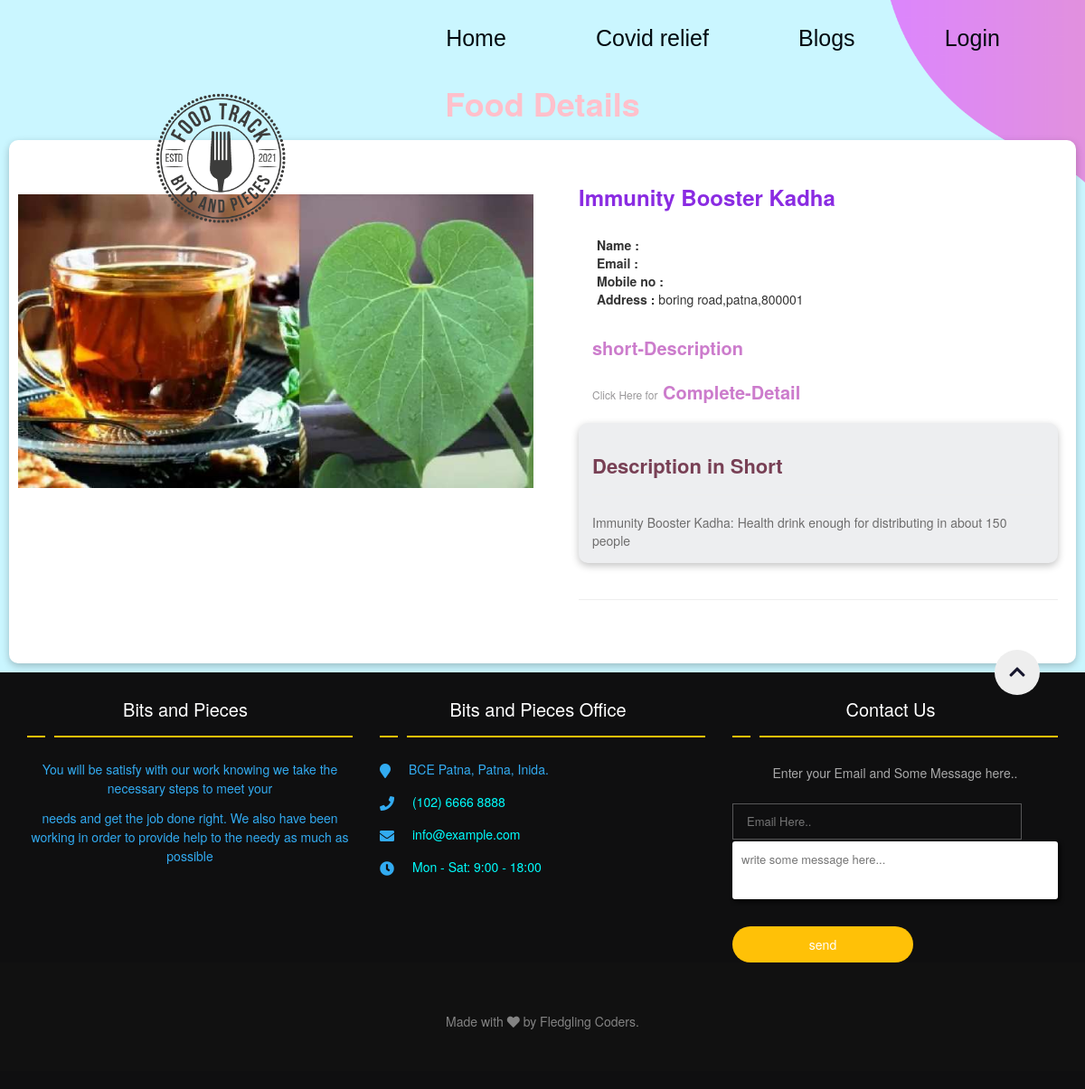
The app's page /food_details.php?id=7 with its own data.
### tables this page shows
CREATE TABLE `posts` (
  `id` int(11) NOT NULL,
  `user_id` int(11) NOT NULL,
  `dType_id` int(11) NOT NULL,
  `objectName` varchar(255) NOT NULL,
  `objectImg` blob NOT NULL,
  `quantity` int(11) NOT NULL,
  `shrt_desc` mediumtext NOT NULL,
  `comp_desc` longtext NOT NULL,
  `status` int(11) NOT NULL DEFAULT 1,
  `createdAt` timestamp NOT NULL DEFAULT current_timestamp(),
  `duration` varchar(10) NOT NULL
);

CREATE TABLE `userdetails` (
  `id` int(11) NOT NULL,
  `userId` int(11) NOT NULL,
  `profilePic` blob NOT NULL,
  `alt_phn_no` bigint(20) NOT NULL,
  `pincode` bigint(20) NOT NULL,
  `city` varchar(255) NOT NULL,
  `state` varchar(255) NOT NULL,
  `address` varchar(255) NOT NULL,
  `area` varchar(255) NOT NULL,
  `landMark` varchar(255) NOT NULL,
  `createdAt` timestamp NOT NULL DEFAULT current_timestamp() ON UPDATE current_timestamp(),
  `status` int(11) NOT NULL DEFAULT 1
);

### food_details.php (the view, shortened to what this page needs)
<?php
include('assets/SecondHeader.php');
?>
<div class="breadcrumb-section section bg-black pt-75 pb-75 pt-sm-55 pb-sm-55 pt-xs-45 pb-xs-45">
    <div class="container">
        <div class="row align-items-center">
            <div class="col-md-12">
                <div class="breadcrumb-title">
                    <h2 style=" font-size: 36px; font-weight: 700;color: pink;text-align: left;">Food Details</h2>
                </div>
            </div>
        </div>
    </div>
</div>
<div class="product-section section pt-100 pt-lg-80 pt-md-70 pt-sm-60 pt-xs-50  pb-50 pb-lg-30 pb-md-20 pb-sm-10 pb-xs-0"
    style="padding:10px;background-color:white;margin:10px;border-radius:10px;box-shadow: rgba(0, 0, 0, 0.24) 0px 3px 8px;">
    <div class="container">
        <div class="row">
            <div class="col-lg-12">
                <div class="row">
                    <?php
                    $sql = "SELECT * FROM `posts` WHERE id='" . $_GET['id'] . "'";
                    $query = mysqli_query($conn, $sql);
                    $row = mysqli_fetch_assoc($query);
                    $path = "images/posts/" . $row['objectImg'];
                    $user_id = $row['user_id'];
                    $userSql = "SELECT * FROM `registeredusers` WHERE id='$user_id'";
                    $userQ = mysqli_query($conn, $userSql);
                    $detail = mysqli_fetch_assoc($userQ);
                    $userAddSql = "SELECT * FROM `userdetails` WHERE userId='$user_id'";
                    $userAddQ = mysqli_query($conn, $userAddSql);
                    $addDetail = mysqli_fetch_assoc($userAddQ);
                    ?>
                    <div class="product-details col-12 mb-50 mb-sm-40 mb-xs-30">
                        <div class="product-inner row">
                            <div class="col-md-6 col-12 mb-xs-30">
                                <div class="product-image-slider">
                                    <div class="item" ><a href="<?php echo $path; ?>" target="_blank" class="gallery-popup"><img style="margin-top:50px;" src="<?php echo $path; ?>" alt=""></a>
                                    </div>
                                </div>
                            </div>
                            <div class="col-md-6 col-12 ">
                                <div class="content details" style="padding: 20px;">
                                    <h3 class="title" style="font-weight: 600;color:blueviolet;">
                                        <?php echo $row['objectName'] ?></h4>
                                    </h3>
                                    <div class="product-meta" style="padding: 20px;">
                                        <span class="posted-in"><b>Name :</b> <?php echo $detail['name']; ?></span><br>
                                        <span class="tagged-as"><b>Email :</b>
                                            <?php echo $detail['emailId']; ?></span><br>
                                        <span class="tagged-as"><b>Mobile no :</b>
                                            <?php echo $detail['phone']; ?></span><br>
                                        <span class="tagged-as"><b>Address :</b>
                                        </span><?php echo $addDetail['address'] . "," . $addDetail['pincode']; ?></span>
                                    </div>
                                    <ul class="product-details-tab-list nav">
                                        <li><a class="active show" href="#product-description" data-toggle="tab"
                                                style="width: 200px; font-size: 20px; font-weight: 700;color:#cc7ccc;text-align: left;">short-Description</a>
                                        </li>
                                        <li><a href="#product-review" data-toggle="tab"
                                                style="width: 270px; font-size: 20px; font-weight: 700;color: #cc7ccc;text-align: left;margin-bottom:10px;"><small
                                                    style=" font-size: 12px; font-weight: 400;color:#999799;text-align: left;">Click
                                                    Here for</small> Complete-Detail</a>
                                        </li>
                                    </ul>
                                    <div class="tab-content">
                                        <div id="product-description" class="tab-pane active show"
                                            style="background-color: #edeef0; padding:15px;border-radius:10px;box-shadow: rgba(0, 0, 0, 0.24) 0px 3px 8px;">
                                            <h3
                                                style=" font-size: 22px; font-weight: 700;color:#784055;text-align: left;">
                                                Description in Short</h3>
                                            <hr>
                                            <div class="product-description" style="color: #6e6d6d;">
                                                <?php echo $row['shrt_desc'] ?>
                                            </div>
                                        </div><br>
                                    </div>
                                    <hr>
                                    <div class="buttons">
                                    </div>
                                </div>
                            </div>
                        </div>
                    </div>
                </div>
            </div>
        </div>
    </div>
</div>
<?php
include("assets/footer.php");
?>

### css/all.css (style rules this page uses)
* { margin: 0; padding: 0; box-sizing: border-box; }
html { font-size: 10px; font-family: Roboto, sans-serif; color: #ebf4fa; }
body { background: url("../images/landingpage.png") no-repeat center fixed; background-size: cover; }
a { text-decoration: none; color: rgb(2, 11, 17); cursor: pointer; }
img { object-fit: cover; width: 100%; }
.container { display: flex; flex-direction: column; align-items: center; justify-content: center; }
.buttons { display: flex; justify-content: space-between; padding: 10px; }
.breadcrumb-title h2 { font-size: 36px; font-weight: 700; color: #ffffff; text-align: left; }

### records on screen
posts: objectImg (picture), objectName "Immunity Booster Kadha", shrt_desc "Immunity Booster Kadha: Health drink enough for distributing in about 150 people"
userdetails: address "boring road,patna", pincode "800001"
